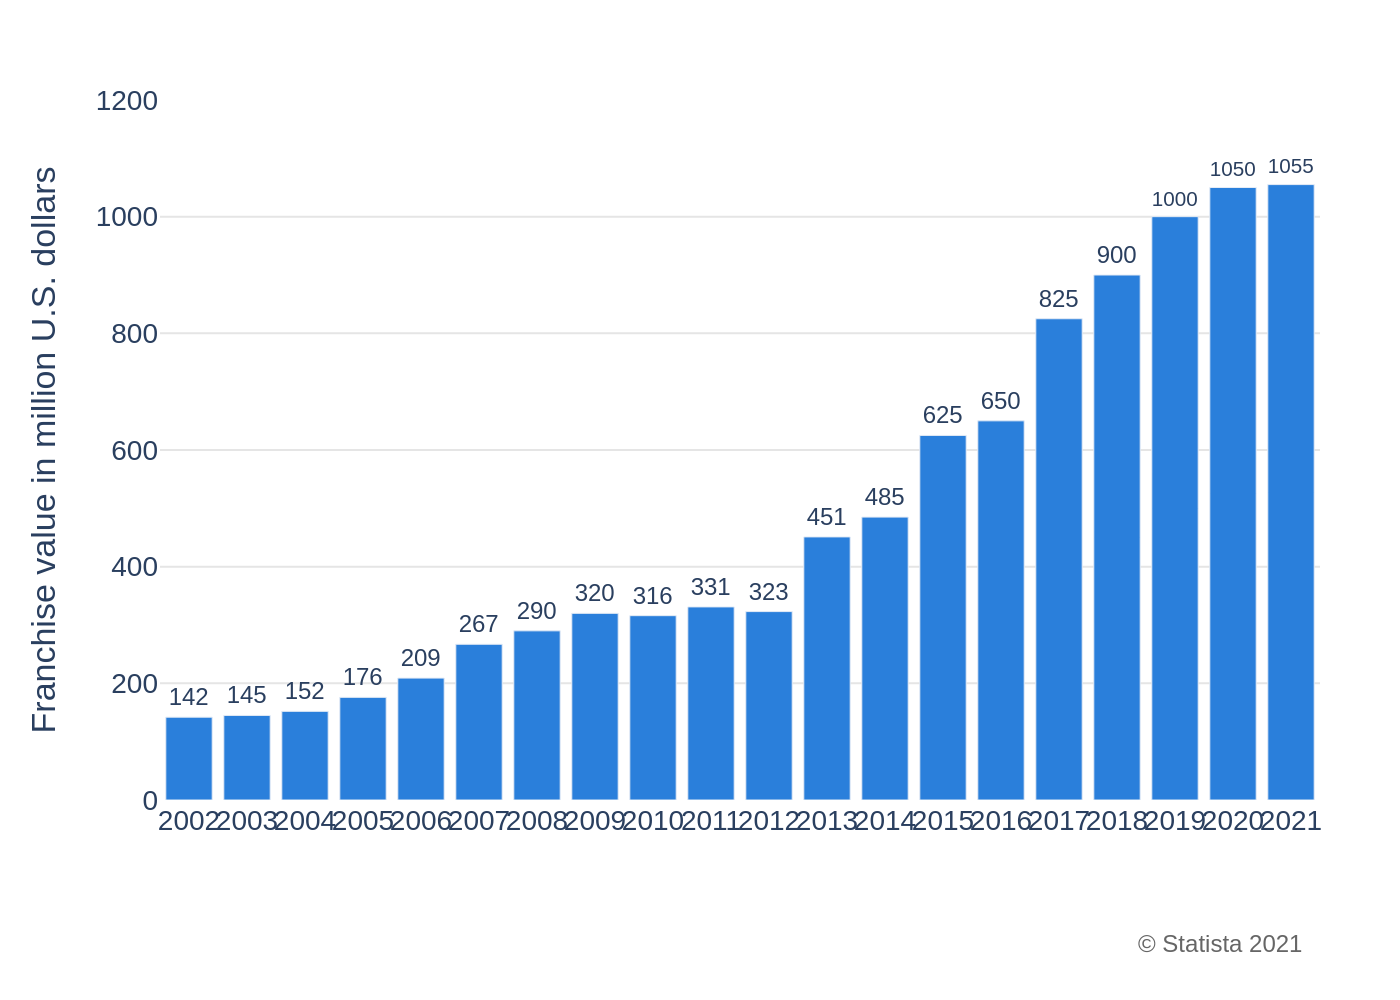

Reproduce this figure in Python.
import sys
import json
import os
import plotly.graph_objects as go

# Check if a file path is provided
if len(sys.argv) != 2:
    print("Usage: python generate_chart.py <json_file_path>")
    sys.exit(1)

json_file_path = sys.argv[1]

# Check if the JSON file exists
if not os.path.exists(json_file_path):
    print(f"Error: JSON file not found at {json_file_path}")
    sys.exit(1)

# Read data from the JSON file
with open(json_file_path, 'r', encoding='utf-8') as f:
    chart_info = json.load(f)

# Extract data for plotting
chart_data = chart_info.get('chart_data', [])
texts = chart_info.get('texts', {})
colors = chart_info.get('colors', [])

categories = [item['category'] for item in chart_data]
values = [item['value'] for item in chart_data]

# Create the figure
fig = go.Figure()

# Add the bar trace
fig.add_trace(
    go.Bar(
        x=categories,
        y=values,
        marker_color=colors[0] if colors else '#2A7FDB',
        text=values,
        textposition='outside',
        textfont=dict(family="Arial", size=12),
        cliponaxis=False  # Prevents text labels from being clipped
    )
)

# Update layout
fig.update_layout(
    font=dict(family="Arial", size=14),
    yaxis_title=texts.get('y_axis_title'),
    plot_bgcolor='white',
    paper_bgcolor='white',
    showlegend=False,
    margin=dict(l=80, r=40, t=50, b=100) # Adjusted margins
)

# Update axes appearance to match the original
fig.update_yaxes(
    range=[0, 1200],
    dtick=200,
    gridcolor='#E5E5E5',
    gridwidth=1,
    zeroline=False
)

fig.update_xaxes(
    showgrid=False,
    tickangle=0
)

# Add source annotation
source_text = texts.get('source')
if source_text:
    fig.add_annotation(
        text=source_text,
        xref="paper",
        yref="paper",
        x=0.99,
        y=-0.18,
        showarrow=False,
        xanchor='right',
        yanchor='top',
        align='right',
        font=dict(family="Arial", size=12, color="#666666")
    )

# Determine the output filename
base_filename = os.path.splitext(os.path.basename(json_file_path))[0]
output_image_path = f"{base_filename}.png"

# Save the figure as a PNG image
fig.write_image(output_image_path, scale=2)

print(f"Chart saved to {output_image_path}")
